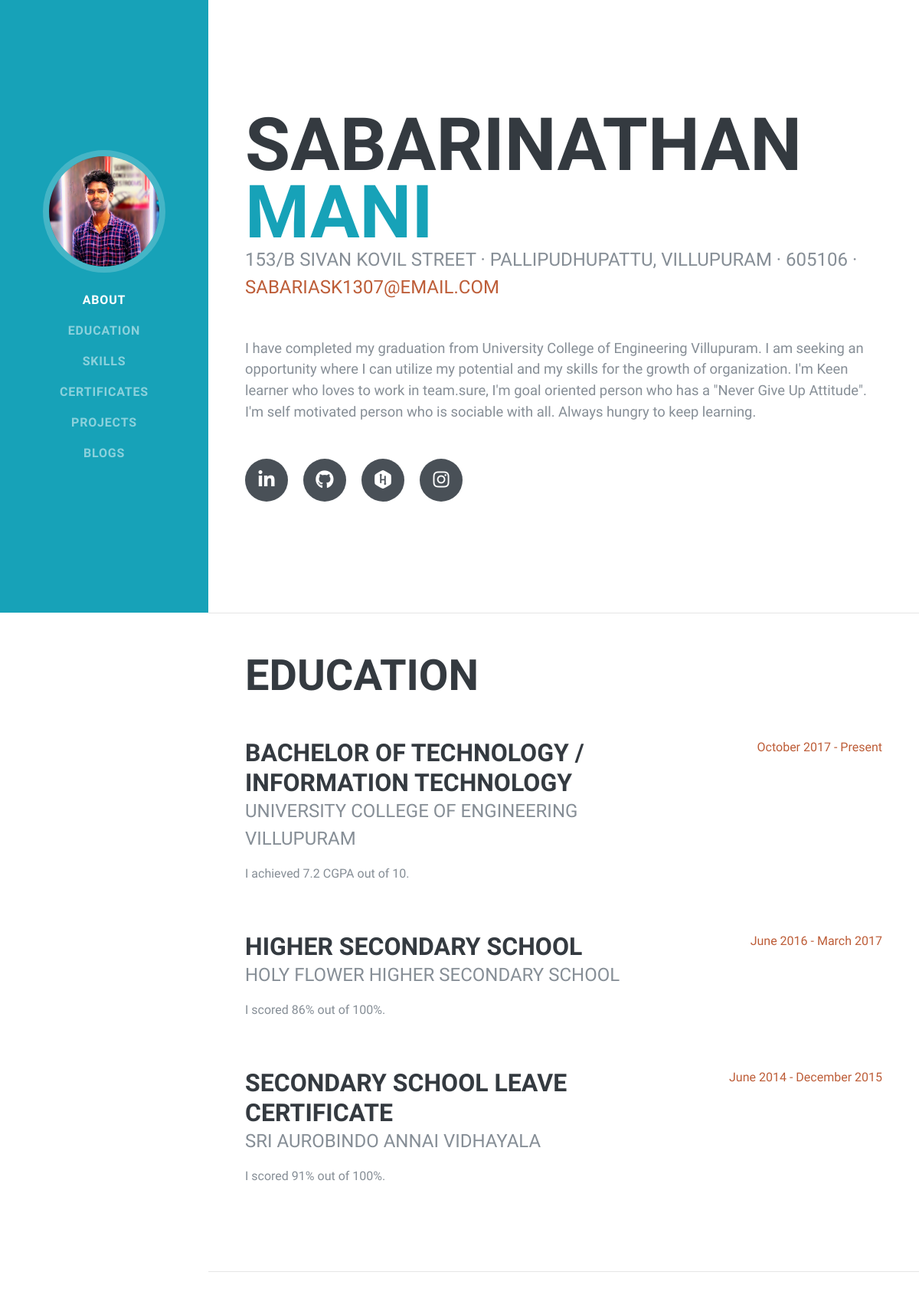
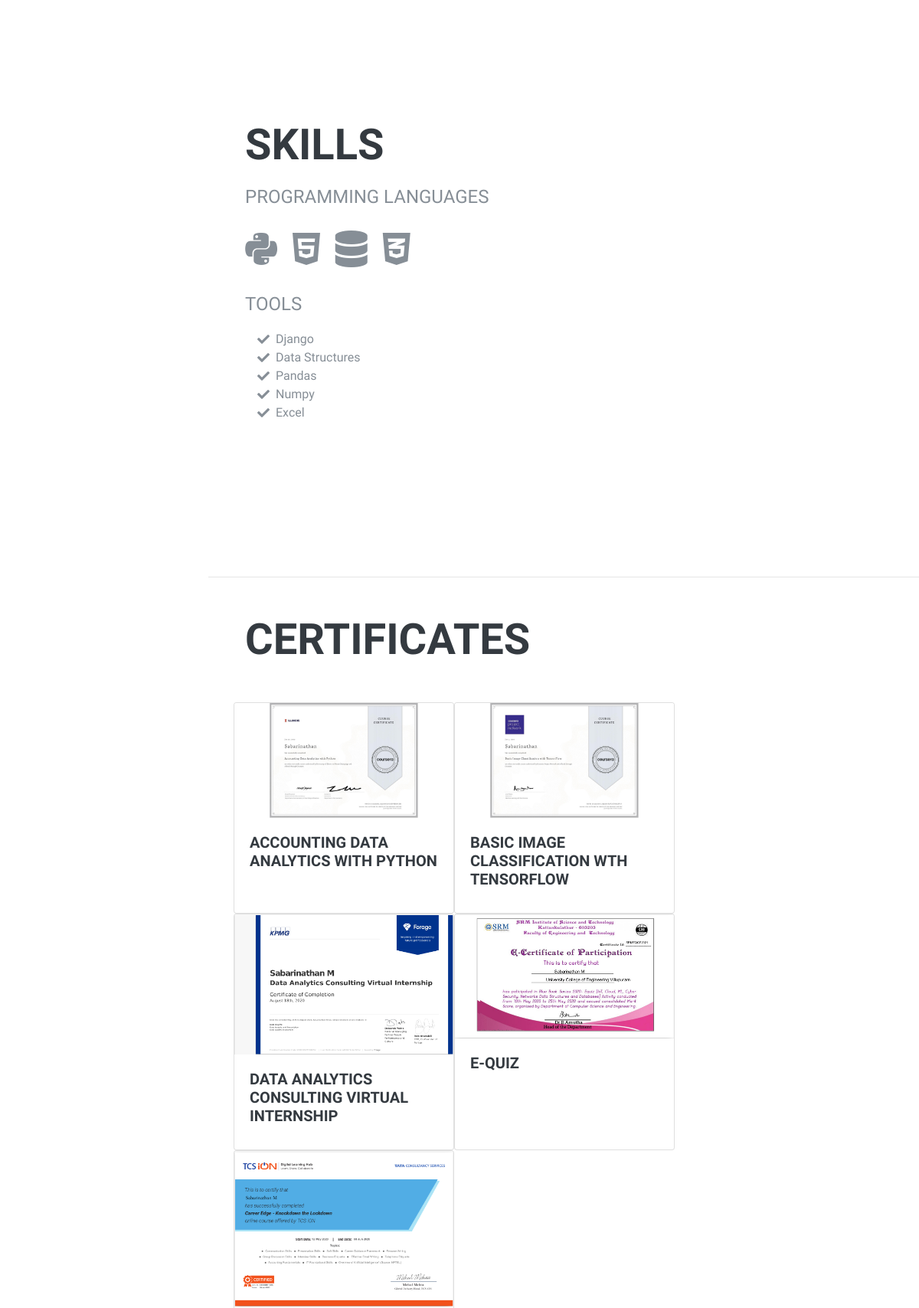
The page / (upper part) on the database its author committed (2 pictures, top to bottom).
### project/models.py (models this page shows, shortened)
class Certificate(models.Model):
    title = models.CharField(max_length=50)
    image = models.ImageField(upload_to='resume/certificates/')
    url = models.URLField(blank=True)
    def get_absolute_url(self):
        return reverse('cer_detail', kwargs={
                'project_id':self.id
        })

### project/views.py (the view)
# urls.py: path('', views.index, name='index'),
def index(request):
    projects = Project.objects.all()
    certificates = Certificate.objects.all()
    context = {
        'projects':projects,
        'certificates':certificates
    }
    return render(request, 'project/index.html', context)

### project/models.py (called while the page is built)
    def get_absolute_url(self):
        return reverse('detail', kwargs={
                'project_id':self.id
        })

### project/templates/project/index.html (shortened to what this page needs)
<!DOCTYPE html>
{% load static %}
<html lang="en">
<head>
  <link href="{% static 'vendor/bootstrap/css/bootstrap.min.css' %}" rel="stylesheet">
  <link href="{% static 'vendor/fontawesome-free/css/all.min.css' %}" rel="stylesheet">
  <link href="{% static 'css/resume.min.css' %}" rel="stylesheet">
</head>
<body id="page-top">
  <nav class="navbar navbar-expand-lg navbar-dark bg-info fixed-top" id="sideNav">
    <a class="navbar-brand js-scroll-trigger" href="#page-top">
      <span class="d-none d-lg-block">
        <img class="img-fluid img-profile rounded-circle mx-auto mb-2" src="{% static 'img/profile.jpg' %}" alt="">
      </span>
    </a>
    <div class="collapse navbar-collapse" id="navbarSupportedContent">
      <ul class="navbar-nav">
        <li class="nav-item">
          <a class="nav-link js-scroll-trigger" href="#about">About</a>
        </li>
        <li class="nav-item">
          <a class="nav-link js-scroll-trigger" href="#experience">Education</a>
        </li>
        <li class="nav-item">
          <a class="nav-link js-scroll-trigger" href="#skills">Skills</a>
        </li>
        <li class="nav-item">
          <a class="nav-link js-scroll-trigger" href="#certificates">Certificates</a>
        </li>
        <li class="nav-item">
          <a class="nav-link js-scroll-trigger" href="#projects">Projects</a>
        </li>
        <li class="nav-item">
          <a class="nav-link js-scroll-trigger" href="{% url 'blog:all_blogs' %}">Blogs</a>
        </li>
      </ul>
    </div>
  </nav>
  <div class="container-fluid p-0">
    <section class="resume-section p-3 p-lg-5 d-flex align-items-center" id="about">
      <div class="w-100">
        <h1 class="mb-0">Sabarinathan
          <span class="text-info">Mani</span>
        </h1>
        <div class="subheading mb-5">153/b sivan kovil street · pallipudhupattu, Villupuram · 605106 ·
          <a href="mailto:name@email.com">sabariask1307@email.com</a>
        </div>
        <p class="lead mb-5">I have completed my graduation from University College of Engineering Villupuram. I am seeking an opportunity where I can utilize my potential and my skills for the growth of organization. I'm Keen learner who loves to work in team.sure, I'm goal oriented person who has a "Never Give Up Attitude". I'm self motivated person who is sociable with all. Always hungry to keep learning.</p>
        <div class="social-icons">
          <a href="https://www.linkedin.com/in/sabarinathan-m/">
            <i class="fab fa-linkedin-in"></i>
          </a>
          <a href="https://github.com/sabariask">
            <i class="fab fa-github"></i>
          </a>
          <a href="https://www.hackerrank.com/sabariask1307">
            <i class="fab fa-hackerrank"></i>
          </a>
          <a href="https://www.instagram.com/ask_randy2412/">
            <i class="fab fa-instagram"></i>
          </a>
        </div>
      </div>
    </section>
    <hr class="m-0">
    <section class="resume-section p-3 p-lg-5 d-flex justify-content-center" id="experience">
      <div class="w-100">
        <h2 class="mb-5">Education</h2>
        <div class="resume-item d-flex flex-column flex-md-row justify-content-between mb-5">
          <div class="resume-content">
            <h3 class="mb-0">Bachelor of Technology / Information Technology</h3>
            <div class="subheading mb-3">University College of Engineering Villupuram</div>
            <p>I achieved 7.2 CGPA out of 10.</p>
          </div>
          <div class="resume-date text-md-right">
            <span class="text-primary">October 2017 - Present</span>
          </div>
        </div>
        <div class="resume-item d-flex flex-column flex-md-row justify-content-between mb-5">
          <div class="resume-content">
            <h3 class="mb-0">Higher Secondary School</h3>
            <div class="subheading mb-3">Holy Flower Higher Secondary School</div>
            <p>I scored 86% out of 100%.</p>
          </div>
          <div class="resume-date text-md-right">
            <span class="text-primary">June 2016 - March 2017</span>
          </div>
        </div>
        <div class="resume-item d-flex flex-column flex-md-row justify-content-between mb-5">
          <div class="resume-content">
            <h3 class="mb-0">Secondary School Leave Certificate</h3>
            <div class="subheading mb-3">Sri Aurobindo Annai Vidhayala</div>
            <p>I scored 91% out of 100%.</p>
          </div>
          <div class="resume-date text-md-right">
            <span class="text-primary">June 2014 - December 2015</span>
          </div>
        </div>
      </div>
    </section>
    <hr class="m-0">
    <section class="resume-section p-3 p-lg-5 d-flex align-items-center" id="skills">
      <div class="w-100">
        <h2 class="mb-3">Skills</h2>
        <div class="subheading mb-3 center">Programming Languages</div>
        <ul class="list-inline dev-icons">
          <li class="list-inline-item">
            <i class="fab fa-python"></i>
          </li>
          <li class="list-inline-item">
            <i class="fab fa-html5"></i>
          </li>
          <li class="list-inline-item">
            <i class="fas fa-database"></i>
          </li>
          <li class="list-inline-item">
             <i class="fab fa-css3-alt"></i>
          </li>
        </ul>
        <div class="subheading mb-3">Tools</div>
        <ul class="fa-ul mb-0">
          <li>
            <i class="fa-li fa fa-check"></i>
            Django</li>
          <li>
            <i class="fa-li fa fa-check"></i>
            Data Structures</li>
          <li>
            <i class="fa-li fa fa-check"></i>
            Pandas</li>
           <li> <i class="fa-li fa fa-check"></i>
            Numpy</li>
            <li> <i class="fa-li fa fa-check"></i>
            Excel</li>
        </ul>
      </div>
    </section>
    <hr class="m-0">
    <section class="resume-section pr-3 p-lg-5 d-flex align-items-center" id="certificates">
      <div class="w-100">
        <h2 class="mb-5">Certificates</h2>
          <div class="row">
  {% for item in certificates %}
        <div class="card" style="width: 18rem;">
        <a href="{{ item.get_absolute_url }}"><img class="card-img-top" src="{{ item.image.url }}" alt="Card image cap"></a>
        <div class="card-body">
          <h5 class="card-title">{{ item.title }}</h5>
        </div>
      </div>
  {% endfor %}
</div>
      </div>
    </section>
  </div>
</body>
</html>

### rows shown on the page
Certificate: image (picture), title "ACCOUNTING DATA ANALYTICS WITH PYTHON"
Certificate: image (picture), title "BASIC IMAGE CLASSIFICATION WTH TENSORFLOW"
Certificate: image (picture), title "DATA ANALYTICS CONSULTING VIRTUAL INTERNSHIP"
Certificate: image (picture), title "E-QUIZ"
Certificate: image (picture)
